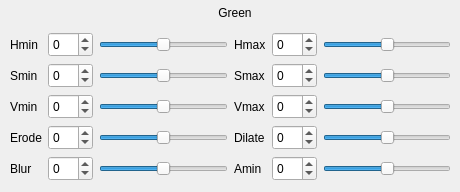
        <widget class="QWidget" name="pageVisionHSVCalibrationGreen">
         <widget class="QWidget" name="layoutWidget_9">
          <property name="geometry">
           <rect>
            <x>10</x>
            <y>30</y>
            <width>441</width>
            <height>153</height>
           </rect>
          </property>
          <layout class="QGridLayout" name="gridLayoutVisionHSVCalibrationGreen">
           <item row="0" column="0">
            <layout class="QGridLayout" name="gridLayoutVisionHSVCalibrationGreen_2">
             <item row="0" column="0">
              <widget class="QLabel" name="labelVisionHSVCalibrationGreenHmin">
               <property name="minimumSize">
                <size>
                 <width>0</width>
                 <height>25</height>
                </size>
               </property>
               <property name="maximumSize">
                <size>
                 <width>16777215</width>
                 <height>25</height>
                </size>
               </property>
               <property name="text">
                <string>Hmin</string>
               </property>
              </widget>
             </item>
             <item row="0" column="1">
              <widget class="QSpinBox" name="spinBoxVisionHSVCalibrationGreenHmin">
               <property name="minimumSize">
                <size>
                 <width>0</width>
                 <height>25</height>
                </size>
               </property>
               <property name="maximumSize">
                <size>
                 <width>16777215</width>
                 <height>25</height>
                </size>
               </property>
               <property name="readOnly">
                <bool>false</bool>
               </property>
               <property name="minimum">
                <number>-64</number>
               </property>
               <property name="maximum">
                <number>64</number>
               </property>
               <property name="value">
                <number>0</number>
               </property>
              </widget>
             </item>
             <item row="0" column="2">
              <widget class="QSlider" name="horizontalSliderVisionHSVCalibrationGreenHmin">
               <property name="minimumSize">
                <size>
                 <width>0</width>
                 <height>25</height>
                </size>
               </property>
               <property name="maximumSize">
                <size>
                 <width>16777215</width>
                 <height>25</height>
                </size>
               </property>
               <property name="minimum">
                <number>-64</number>
               </property>
               <property name="maximum">
                <number>64</number>
               </property>
               <property name="tracking">
                <bool>true</bool>
               </property>
               <property name="orientation">
                <enum>Qt::Horizontal</enum>
               </property>
               <property name="invertedAppearance">
                <bool>false</bool>
               </property>
              </widget>
             </item>
             <item row="1" column="0">
              <widget class="QLabel" name="labelVisionHSVCalibrationGreenSmin">
               <property name="minimumSize">
                <size>
                 <width>0</width>
                 <height>25</height>
                </size>
               </property>
               <property name="maximumSize">
                <size>
                 <width>16777215</width>
                 <height>25</height>
                </size>
               </property>
               <property name="text">
                <string>Smin</string>
               </property>
              </widget>
             </item>
             <item row="1" column="1">
              <widget class="QSpinBox" name="spinBoxVisionHSVCalibrationGreenSmin">
               <property name="minimumSize">
                <size>
                 <width>0</width>
                 <height>25</height>
                </size>
               </property>
               <property name="maximumSize">
                <size>
                 <width>16777215</width>
                 <height>25</height>
                </size>
               </property>
               <property name="readOnly">
                <bool>false</bool>
               </property>
               <property name="minimum">
                <number>-64</number>
               </property>
               <property name="maximum">
                <number>64</number>
               </property>
               <property name="value">
                <number>0</number>
               </property>
              </widget>
             </item>
             <item row="1" column="2">
              <widget class="QSlider" name="horizontalSliderVisionHSVCalibrationGreenSmin">
               <property name="minimumSize">
                <size>
                 <width>0</width>
                 <height>25</height>
                </size>
               </property>
               <property name="maximumSize">
                <size>
                 <width>16777215</width>
                 <height>25</height>
                </size>
               </property>
               <property name="minimum">
                <number>-64</number>
               </property>
               <property name="maximum">
                <number>64</number>
               </property>
               <property name="tracking">
                <bool>true</bool>
               </property>
               <property name="orientation">
                <enum>Qt::Horizontal</enum>
               </property>
               <property name="invertedAppearance">
                <bool>false</bool>
               </property>
              </widget>
             </item>
             <item row="2" column="0">
              <widget class="QLabel" name="labelVisionHSVCalibrationGreenVmin">
               <property name="minimumSize">
                <size>
                 <width>0</width>
                 <height>25</height>
                </size>
               </property>
               <property name="maximumSize">
                <size>
                 <width>16777215</width>
                 <height>25</height>
                </size>
               </property>
               <property name="text">
                <string>Vmin</string>
               </property>
              </widget>
             </item>
             <item row="2" column="1">
              <widget class="QSpinBox" name="spinBoxVisionHSVCalibrationGreenVmin">
               <property name="minimumSize">
                <size>
                 <width>0</width>
                 <height>25</height>
                </size>
               </property>
               <property name="maximumSize">
                <size>
                 <width>16777215</width>
                 <height>25</height>
                </size>
               </property>
               <property name="readOnly">
                <bool>false</bool>
               </property>
               <property name="minimum">
                <number>-64</number>
               </property>
               <property name="maximum">
                <number>64</number>
               </property>
               <property name="value">
                <number>0</number>
               </property>
              </widget>
             </item>
             <item row="2" column="2">
              <widget class="QSlider" name="horizontalSliderVisionHSVCalibrationGreenVmin">
               <property name="minimumSize">
                <size>
                 <width>0</width>
                 <height>25</height>
                </size>
               </property>
               <property name="maximumSize">
                <size>
                 <width>16777215</width>
                 <height>25</height>
                </size>
               </property>
               <property name="minimum">
                <number>-64</number>
               </property>
               <property name="maximum">
                <number>64</number>
               </property>
               <property name="tracking">
                <bool>true</bool>
               </property>
               <property name="orientation">
                <enum>Qt::Horizontal</enum>
               </property>
               <property name="invertedAppearance">
                <bool>false</bool>
               </property>
              </widget>
             </item>
             <item row="3" column="0">
              <widget class="QLabel" name="labelVisionHSVCalibrationGreenErode">
               <property name="minimumSize">
                <size>
                 <width>0</width>
                 <height>25</height>
                </size>
               </property>
               <property name="maximumSize">
                <size>
                 <width>16777215</width>
                 <height>25</height>
                </size>
               </property>
               <property name="text">
                <string>Erode</string>
               </property>
              </widget>
             </item>
             <item row="3" column="1">
              <widget class="QSpinBox" name="spinBoxVisionHSVCalibrationGreenErode">
               <property name="minimumSize">
                <size>
                 <width>0</width>
                 <height>25</height>
                </size>
               </property>
               <property name="maximumSize">
                <size>
                 <width>16777215</width>
                 <height>25</height>
                </size>
               </property>
               <property name="readOnly">
                <bool>false</bool>
               </property>
               <property name="minimum">
                <number>-64</number>
               </property>
               <property name="maximum">
                <number>64</number>
               </property>
               <property name="value">
                <number>0</number>
               </property>
              </widget>
             </item>
             <item row="3" column="2">
              <widget class="QSlider" name="horizontalSliderVisionHSVCalibrationGreenErode">
               <property name="minimumSize">
                <size>
                 <width>0</width>
                 <height>25</height>
                </size>
               </property>
               <property name="maximumSize">
                <size>
                 <width>16777215</width>
                 <height>25</height>
                </size>
               </property>
               <property name="minimum">
                <number>-64</number>
               </property>
               <property name="maximum">
                <number>64</number>
               </property>
               <property name="tracking">
                <bool>true</bool>
               </property>
               <property name="orientation">
                <enum>Qt::Horizontal</enum>
               </property>
               <property name="invertedAppearance">
                <bool>false</bool>
               </property>
              </widget>
             </item>
             <item row="4" column="0">
              <widget class="QLabel" name="labelVisionHSVCalibrationGreenBlur">
               <property name="minimumSize">
                <size>
                 <width>0</width>
                 <height>25</height>
                </size>
               </property>
               <property name="maximumSize">
                <size>
                 <width>16777215</width>
                 <height>25</height>
                </size>
               </property>
               <property name="text">
                <string>Blur</string>
               </property>
              </widget>
             </item>
             <item row="4" column="1">
              <widget class="QSpinBox" name="spinBoxVisionHSVCalibrationGreenBlur">
               <property name="minimumSize">
                <size>
                 <width>0</width>
                 <height>25</height>
                </size>
               </property>
               <property name="maximumSize">
                <size>
                 <width>16777215</width>
                 <height>25</height>
                </size>
               </property>
               <property name="readOnly">
                <bool>false</bool>
               </property>
               <property name="minimum">
                <number>-64</number>
               </property>
               <property name="maximum">
                <number>64</number>
               </property>
               <property name="value">
                <number>0</number>
               </property>
              </widget>
             </item>
             <item row="4" column="2">
              <widget class="QSlider" name="horizontalSliderVisionHSVCalibrationGreenBlur">
               <property name="minimumSize">
                <size>
                 <width>0</width>
                 <height>25</height>
                </size>
               </property>
               <property name="maximumSize">
                <size>
                 <width>16777215</width>
                 <height>25</height>
                </size>
               </property>
               <property name="minimum">
                <number>-64</number>
               </property>
               <property name="maximum">
                <number>64</number>
               </property>
               <property name="tracking">
                <bool>true</bool>
               </property>
               <property name="orientation">
                <enum>Qt::Horizontal</enum>
               </property>
               <property name="invertedAppearance">
                <bool>false</bool>
               </property>
              </widget>
             </item>
            </layout>
           </item>
           <item row="0" column="1">
            <layout class="QGridLayout" name="gridLayoutVisionHSVCalibrationGreen_3">
             <item row="0" column="0">
              <widget class="QLabel" name="labelVisionHSVCalibrationGreenHmax">
               <property name="minimumSize">
                <size>
                 <width>0</width>
                 <height>25</height>
                </size>
               </property>
               <property name="maximumSize">
                <size>
                 <width>16777215</width>
                 <height>25</height>
                </size>
               </property>
               <property name="text">
                <string>Hmax</string>
               </property>
              </widget>
             </item>
             <item row="0" column="1">
              <widget class="QSpinBox" name="spinBoxVisionHSVCalibrationGreenHmax">
               <property name="minimumSize">
                <size>
                 <width>0</width>
                 <height>25</height>
                </size>
               </property>
               <property name="maximumSize">
                <size>
                 <width>16777215</width>
                 <height>25</height>
                </size>
               </property>
               <property name="readOnly">
                <bool>false</bool>
               </property>
               <property name="minimum">
                <number>-64</number>
               </property>
               <property name="maximum">
                <number>64</number>
               </property>
               <property name="value">
                <number>0</number>
               </property>
              </widget>
             </item>
             <item row="0" column="2">
              <widget class="QSlider" name="horizontalSliderVisionHSVCalibrationGreenHmax">
               <property name="minimumSize">
                <size>
                 <width>0</width>
                 <height>25</height>
                </size>
               </property>
               <property name="maximumSize">
                <size>
                 <width>16777215</width>
                 <height>25</height>
                </size>
               </property>
               <property name="minimum">
                <number>-64</number>
               </property>
               <property name="maximum">
                <number>64</number>
               </property>
               <property name="tracking">
                <bool>true</bool>
               </property>
               <property name="orientation">
                <enum>Qt::Horizontal</enum>
               </property>
               <property name="invertedAppearance">
                <bool>false</bool>
               </property>
              </widget>
             </item>
             <item row="1" column="0">
              <widget class="QLabel" name="labelVisionHSVCalibrationGreenSmax">
               <property name="minimumSize">
                <size>
                 <width>0</width>
                 <height>25</height>
                </size>
               </property>
               <property name="maximumSize">
                <size>
                 <width>16777215</width>
                 <height>25</height>
                </size>
               </property>
               <property name="text">
                <string>Smax</string>
               </property>
              </widget>
             </item>
             <item row="1" column="1">
              <widget class="QSpinBox" name="spinBoxVisionHSVCalibrationGreenSmax">
               <property name="minimumSize">
                <size>
                 <width>0</width>
                 <height>25</height>
                </size>
               </property>
               <property name="maximumSize">
                <size>
                 <width>16777215</width>
                 <height>25</height>
                </size>
               </property>
               <property name="readOnly">
                <bool>false</bool>
               </property>
               <property name="minimum">
                <number>-64</number>
               </property>
               <property name="maximum">
                <number>64</number>
               </property>
               <property name="value">
                <number>0</number>
               </property>
              </widget>
             </item>
             <item row="1" column="2">
              <widget class="QSlider" name="horizontalSliderVisionHSVCalibrationGreenSmax">
               <property name="minimumSize">
                <size>
                 <width>0</width>
                 <height>25</height>
                </size>
               </property>
               <property name="maximumSize">
                <size>
                 <width>16777215</width>
                 <height>25</height>
                </size>
               </property>
               <property name="minimum">
                <number>-64</number>
               </property>
               <property name="maximum">
                <number>64</number>
               </property>
               <property name="tracking">
                <bool>true</bool>
               </property>
               <property name="orientation">
                <enum>Qt::Horizontal</enum>
               </property>
               <property name="invertedAppearance">
                <bool>false</bool>
               </property>
              </widget>
             </item>
             <item row="2" column="0">
              <widget class="QLabel" name="labelVisionHSVCalibrationGreenVmax">
               <property name="minimumSize">
                <size>
                 <width>0</width>
                 <height>25</height>
                </size>
               </property>
               <property name="maximumSize">
                <size>
                 <width>16777215</width>
                 <height>25</height>
                </size>
               </property>
               <property name="text">
                <string>Vmax</string>
               </property>
              </widget>
             </item>
             <item row="2" column="1">
              <widget class="QSpinBox" name="spinBoxVisionHSVCalibrationGreenVmax">
               <property name="minimumSize">
                <size>
                 <width>0</width>
                 <height>25</height>
                </size>
               </property>
               <property name="maximumSize">
                <size>
                 <width>16777215</width>
                 <height>25</height>
                </size>
               </property>
               <property name="readOnly">
                <bool>false</bool>
               </property>
               <property name="minimum">
                <number>-64</number>
               </property>
               <property name="maximum">
                <number>64</number>
               </property>
               <property name="value">
                <number>0</number>
               </property>
              </widget>
             </item>
             <item row="2" column="2">
              <widget class="QSlider" name="horizontalSliderVisionHSVCalibrationGreenVmax">
               <property name="minimumSize">
                <size>
                 <width>0</width>
                 <height>25</height>
                </size>
               </property>
               <property name="maximumSize">
                <size>
                 <width>16777215</width>
                 <height>25</height>
                </size>
               </property>
               <property name="minimum">
                <number>-64</number>
               </property>
               <property name="maximum">
                <number>64</number>
               </property>
               <property name="tracking">
                <bool>true</bool>
               </property>
               <property name="orientation">
                <enum>Qt::Horizontal</enum>
               </property>
               <property name="invertedAppearance">
                <bool>false</bool>
               </property>
              </widget>
             </item>
             <item row="3" column="0">
              <widget class="QLabel" name="labelVisionHSVCalibrationGreenDilate">
               <property name="minimumSize">
                <size>
                 <width>0</width>
                 <height>25</height>
                </size>
               </property>
               <property name="maximumSize">
                <size>
                 <width>16777215</width>
                 <height>25</height>
                </size>
               </property>
               <property name="text">
                <string>Dilate</string>
               </property>
              </widget>
             </item>
             <item row="3" column="1">
              <widget class="QSpinBox" name="spinBoxVisionHSVCalibrationGreenDilate">
               <property name="minimumSize">
                <size>
                 <width>0</width>
                 <height>25</height>
                </size>
               </property>
               <property name="maximumSize">
                <size>
                 <width>16777215</width>
                 <height>25</height>
                </size>
               </property>
               <property name="readOnly">
                <bool>false</bool>
               </property>
               <property name="minimum">
                <number>-64</number>
               </property>
               <property name="maximum">
                <number>64</number>
               </property>
               <property name="value">
                <number>0</number>
               </property>
              </widget>
             </item>
             <item row="3" column="2">
              <widget class="QSlider" name="horizontalSliderVisionHSVCalibrationGreenDilate">
               <property name="minimumSize">
                <size>
                 <width>0</width>
                 <height>25</height>
                </size>
               </property>
               <property name="maximumSize">
                <size>
                 <width>16777215</width>
                 <height>25</height>
                </size>
               </property>
               <property name="minimum">
                <number>-64</number>
               </property>
               <property name="maximum">
                <number>64</number>
               </property>
               <property name="tracking">
                <bool>true</bool>
               </property>
               <property name="orientation">
                <enum>Qt::Horizontal</enum>
               </property>
               <property name="invertedAppearance">
                <bool>false</bool>
               </property>
              </widget>
             </item>
             <item row="4" column="0">
              <widget class="QLabel" name="labelVisionHSVCalibrationGreenAmin">
               <property name="minimumSize">
                <size>
                 <width>0</width>
                 <height>25</height>
                </size>
               </property>
               <property name="maximumSize">
                <size>
                 <width>16777215</width>
                 <height>25</height>
                </size>
               </property>
               <property name="text">
                <string>Amin</string>
               </property>
              </widget>
             </item>
             <item row="4" column="1">
              <widget class="QSpinBox" name="spinBoxVisionHSVCalibrationGreenAmin">
               <property name="minimumSize">
                <size>
                 <width>0</width>
                 <height>25</height>
                </size>
               </property>
               <property name="maximumSize">
                <size>
                 <width>16777215</width>
                 <height>25</height>
                </size>
               </property>
               <property name="readOnly">
                <bool>false</bool>
               </property>
               <property name="minimum">
                <number>-64</number>
               </property>
               <property name="maximum">
                <number>64</number>
               </property>
               <property name="value">
                <number>0</number>
               </property>
              </widget>
             </item>
             <item row="4" column="2">
              <widget class="QSlider" name="horizontalSliderVisionHSVCalibrationGreenAmin">
               <property name="minimumSize">
                <size>
                 <width>0</width>
                 <height>25</height>
                </size>
               </property>
               <property name="maximumSize">
                <size>
                 <width>16777215</width>
                 <height>25</height>
                </size>
               </property>
               <property name="minimum">
                <number>-64</number>
               </property>
               <property name="maximum">
                <number>64</number>
               </property>
               <property name="tracking">
                <bool>true</bool>
               </property>
               <property name="orientation">
                <enum>Qt::Horizontal</enum>
               </property>
               <property name="invertedAppearance">
                <bool>false</bool>
               </property>
              </widget>
             </item>
            </layout>
           </item>
          </layout>
         </widget>
         <widget class="QLabel" name="labelVisionHSVCalibrationGreenGreen">
          <property name="geometry">
           <rect>
            <x>210</x>
            <y>0</y>
            <width>50</width>
            <height>25</height>
           </rect>
          </property>
          <property name="minimumSize">
           <size>
            <width>50</width>
            <height>25</height>
           </size>
          </property>
          <property name="maximumSize">
           <size>
            <width>50</width>
            <height>25</height>
           </size>
          </property>
          <property name="text">
           <string>Green</string>
          </property>
          <property name="alignment">
           <set>Qt::AlignCenter</set>
          </property>
         </widget>
        </widget>
